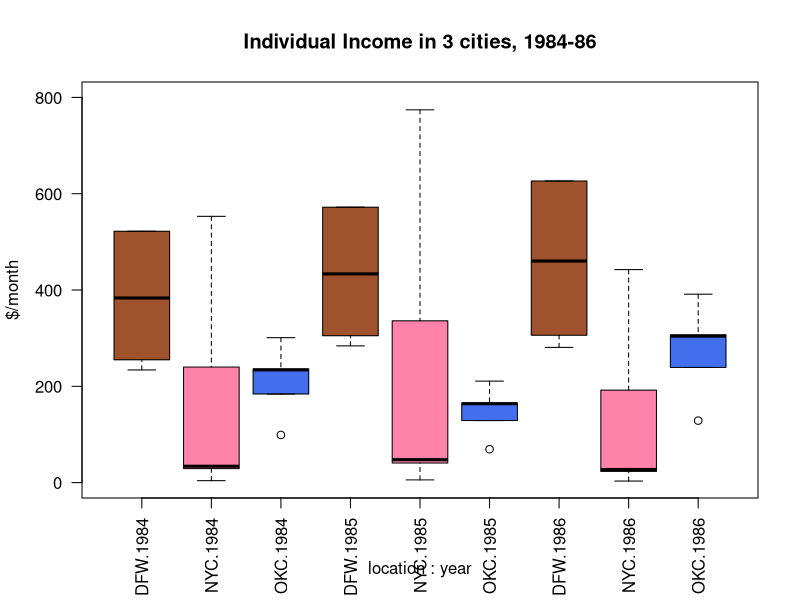

Generate this figure with R: (Note: this script raises an error after producing the figure.)
## ---- chunk 1
knitr::opts_chunk$set(echo = TRUE)
## ---- chunk 2
# duplicate 1 # to make a mode
nyc_income1984 <- c(4,246,24,34,234,553,34)
dfw_income1984 <- c(344, 423,522, 234, 522, 255)
okc_income1984 <-c(234,234,236,99,184,301)
      # pad any short columns with NA
max.len = max(length(nyc_income1984),length(dfw_income1984),length(okc_income1984))
nyc1984 <-c(nyc_income1984, rep(NA, max.len-length(nyc_income1984)))
dfw1984 <-c(dfw_income1984, rep(NA, max.len-length(dfw_income1984)))
okc1984 <-c(okc_income1984,rep(NA,  max.len-length(okc_income1984)))
nyc1985 <- nyc1984*1.4
dfw1985 <- dfw1984+50
okc1985 <- okc1984*.7
nyc1986 <- nyc1984*.8
dfw1986 <- dfw1984*1.2
okc1986 <- okc1984*1.3
location <- c('NYC','DFW','OKC')
cityName <- tolower(location)
year<- c(1984,1984,1984,1985,1985,1985,1986,1986,1986)
library(reshape2)
all.data = data.frame(rbind
                           (nyc1984,dfw1984,okc1984,
                             nyc1985,dfw1985,okc1985,
                             nyc1986,dfw1986,okc1986)
                      )
all.data$location <- location
all.data$year     <- year
stacked.data = melt(all.data,id =c('location','year'))
head(stacked.data)
incomeByCity <- stacked.data[,-3]
boxplots.triple = boxplot(value~location+year,
                          data = incomeByCity,
                          ylab = "$/month",
                          las = 2,
                          ylim=c(0,800),
                          col = c("sienna","palevioletred1","royalblue2")
                          )
# jpeg('groupedBoxPlots3.jpg')
     boxplots.triple
    # text(c(1,1.8,2.6,6,6.8,7.6),c(6,8,1,17.5,20,15.5),location)
    # axis(side=1, at=c(1.8,6.8,10.5), labels=c(1984,1985,1986))
     title('Individual Income in 3 cities, 1984-86')       
                                        # dev.off()
library(foreign)
library(Hmisc)
require(ggplot2)
require(dplyr)
library(tidyr)
file456 <- spss.get("/Users/AbuDavid/school/census/f456/f456ind.por", use.value.labels=TRUE)
subSetInd2014<-dplyr::select(file456,YEARSUR,WPLDIST,USSRBORN,INCSAL)
## refactor  Cities first
## remove USSR Born data
center2014 <- subSetInd2014 %>% dplyr::filter(WPLDIST=="Center") %>% select(-USSRBORN)
telAviv2014 <- subSetInd2014 %>% dplyr::filter(WPLDIST=="Tel-Aviv") %>% select(-USSRBORN)
gushDan2014 <- subSetInd2014 %>% dplyr::filter(WPLDIST=="Gush Dan") %>% select(-USSRBORN)
head(gushDan2014)
head(incomeByCity)
# rename columns to US-style
center2014<-center2014 %>%  







 ##            # reorder by column name
##  subCitiesIND2014 <- subCitiesInd2014[c("WPLDIST","YEARSUR","INCSAL")]
##  Israel2014 <-subCitiesIND2014 %>%rename("WPLDIST" ="location") 
##  Israel2014 <-subCitiesIND2014 %>%rename(year = YEARSUR)
##  Israel2014 <-subCitiesIND2014 %>%rename(value = INCSAL )
## head(Israel2014$year)
## head(Israel2014$location)
## head(subCitiesIND2014)

                   length(Israel2014$location)
##       count(Israel2014$location=="Center")
##         count(Israel2014$location=="Gush Dan")
##  count(Israel2014$location=="Tel-Aviv")
##
##   previous code used
##   all.data = data.frame(rbind
##                            (nyc1984,dfw1984,okc1984,
##                              nyc1985,dfw1985,okc1985,
##                              nyc1986,dfw1986,okc1986))
## all.data$location <- location
## all.data$year     <- year
## stacked.data = melt(all.data,id =c('location','year'))

## ---- chunk 3
#tidyr::spread(Israel2014)
Israel2014 %>% filter(location=="Center")
